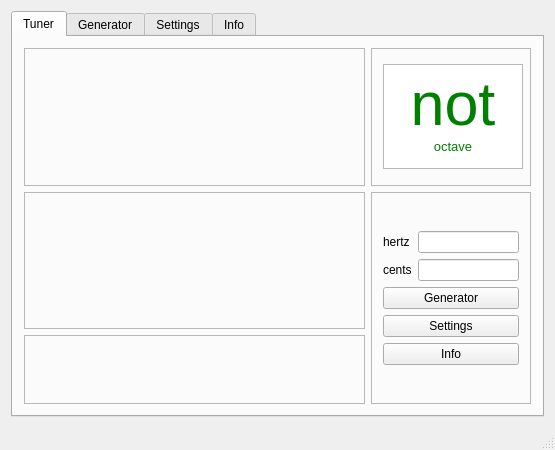
<?xml version="1.0" encoding="UTF-8"?>
<ui version="4.0">
 <class>MainWindow</class>
 <widget class="QMainWindow" name="MainWindow">
  <property name="geometry">
   <rect>
    <x>0</x>
    <y>0</y>
    <width>555</width>
    <height>450</height>
   </rect>
  </property>
  <property name="minimumSize">
   <size>
    <width>0</width>
    <height>450</height>
   </size>
  </property>
  <property name="windowTitle">
   <string>Guitar Tuner</string>
  </property>
  <property name="windowIcon">
   <iconset resource="appres.qrc">
    <normaloff>:/icons/icon.png</normaloff>:/icons/icon.png</iconset>
  </property>
  <widget class="QWidget" name="centralWidget">
   <property name="sizePolicy">
    <sizepolicy hsizetype="Expanding" vsizetype="Expanding">
     <horstretch>0</horstretch>
     <verstretch>0</verstretch>
    </sizepolicy>
   </property>
   <layout class="QGridLayout" name="gridLayout_4">
    <item row="1" column="0">
     <widget class="QTabWidget" name="mainTabContainer">
      <property name="currentIndex">
       <number>0</number>
      </property>
      <widget class="QWidget" name="tunerTab">
       <attribute name="icon">
        <iconset resource="appres.qrc">
         <normaloff>:/icons/tuner.jpg</normaloff>:/icons/tuner.jpg</iconset>
       </attribute>
       <attribute name="title">
        <string>Tuner</string>
       </attribute>
       <layout class="QGridLayout" name="gridLayout_5">
        <item row="0" column="0">
         <layout class="QGridLayout" name="gridLayout">
          <property name="sizeConstraint">
           <enum>QLayout::SetMaximumSize</enum>
          </property>
          <item row="0" column="0" rowspan="2">
           <widget class="QFrame" name="frameSamples">
            <property name="sizePolicy">
             <sizepolicy hsizetype="Expanding" vsizetype="Expanding">
              <horstretch>0</horstretch>
              <verstretch>0</verstretch>
             </sizepolicy>
            </property>
            <property name="minimumSize">
             <size>
              <width>250</width>
              <height>120</height>
             </size>
            </property>
            <property name="toolTip">
             <string>&lt;!DOCTYPE HTML PUBLIC &quot;-//W3C//DTD HTML 4.0//EN&quot; &quot;http://www.w3.org/TR/REC-html40/strict.dtd&quot;&gt;
&lt;html&gt;&lt;head&gt;&lt;meta name=&quot;qrichtext&quot; content=&quot;1&quot; /&gt;&lt;style type=&quot;text/css&quot;&gt;
p, li { white-space: pre-wrap; }
&lt;/style&gt;&lt;/head&gt;&lt;body style=&quot; font-family:'Ubuntu'; font-size:11pt; font-weight:400; font-style:normal;&quot;&gt;
&lt;p style=&quot; margin-top:0px; margin-bottom:0px; margin-left:0px; margin-right:0px; -qt-block-indent:0; text-indent:0px;&quot;&gt;This graph shows &lt;span style=&quot; font-weight:600;&quot;&gt;samples&lt;/span&gt; recorded from input device.&lt;/p&gt;&lt;/body&gt;&lt;/html&gt;</string>
            </property>
            <property name="frameShape">
             <enum>QFrame::StyledPanel</enum>
            </property>
            <property name="frameShadow">
             <enum>QFrame::Raised</enum>
            </property>
            <layout class="QGridLayout" name="gridLayout_9">
             <item row="0" column="0">
              <widget class="QwtPlot" name="samplesPlot"/>
             </item>
            </layout>
           </widget>
          </item>
          <item row="2" column="0" rowspan="2">
           <widget class="QFrame" name="frameFrequency">
            <property name="sizePolicy">
             <sizepolicy hsizetype="Expanding" vsizetype="Expanding">
              <horstretch>0</horstretch>
              <verstretch>0</verstretch>
             </sizepolicy>
            </property>
            <property name="minimumSize">
             <size>
              <width>250</width>
              <height>120</height>
             </size>
            </property>
            <property name="toolTip">
             <string>&lt;!DOCTYPE HTML PUBLIC &quot;-//W3C//DTD HTML 4.0//EN&quot; &quot;http://www.w3.org/TR/REC-html40/strict.dtd&quot;&gt;
&lt;html&gt;&lt;head&gt;&lt;meta name=&quot;qrichtext&quot; content=&quot;1&quot; /&gt;&lt;style type=&quot;text/css&quot;&gt;
p, li { white-space: pre-wrap; }
&lt;/style&gt;&lt;/head&gt;&lt;body style=&quot; font-family:'Ubuntu'; font-size:11pt; font-weight:400; font-style:normal;&quot;&gt;
&lt;p style=&quot; margin-top:0px; margin-bottom:0px; margin-left:0px; margin-right:0px; -qt-block-indent:0; text-indent:0px;&quot;&gt;This graph shows &lt;span style=&quot; font-weight:600;&quot;&gt;frequency &lt;/span&gt;spectr after FFT.&lt;/p&gt;&lt;/body&gt;&lt;/html&gt;</string>
            </property>
            <property name="frameShape">
             <enum>QFrame::StyledPanel</enum>
            </property>
            <property name="frameShadow">
             <enum>QFrame::Raised</enum>
            </property>
            <layout class="QGridLayout" name="gridLayout_6">
             <item row="0" column="0">
              <widget class="QwtPlot" name="frequencyPlot"/>
             </item>
            </layout>
           </widget>
          </item>
          <item row="2" column="1" rowspan="3">
           <widget class="QFrame" name="frameInfo">
            <property name="sizePolicy">
             <sizepolicy hsizetype="Expanding" vsizetype="Expanding">
              <horstretch>0</horstretch>
              <verstretch>0</verstretch>
             </sizepolicy>
            </property>
            <property name="minimumSize">
             <size>
              <width>160</width>
              <height>160</height>
             </size>
            </property>
            <property name="maximumSize">
             <size>
              <width>160</width>
              <height>16777215</height>
             </size>
            </property>
            <property name="frameShape">
             <enum>QFrame::StyledPanel</enum>
            </property>
            <property name="frameShadow">
             <enum>QFrame::Raised</enum>
            </property>
            <layout class="QGridLayout" name="gridLayout_3">
             <item row="0" column="0">
              <layout class="QGridLayout" name="gridLayout_2">
               <property name="sizeConstraint">
                <enum>QLayout::SetDefaultConstraint</enum>
               </property>
               <item row="2" column="0" colspan="2">
                <widget class="QPushButton" name="generatorButton">
                 <property name="toolTip">
                  <string>This button will show the generator pane, where you can generate note with custom frequency.</string>
                 </property>
                 <property name="text">
                  <string>Generator</string>
                 </property>
                 <property name="icon">
                  <iconset resource="appres.qrc">
                   <normaloff>:/icons/generator.png</normaloff>:/icons/generator.png</iconset>
                 </property>
                 <property name="iconSize">
                  <size>
                   <width>16</width>
                   <height>16</height>
                  </size>
                 </property>
                </widget>
               </item>
               <item row="1" column="0">
                <widget class="QLabel" name="labelCents">
                 <property name="text">
                  <string>cents</string>
                 </property>
                </widget>
               </item>
               <item row="0" column="1">
                <widget class="QLineEdit" name="lineEditHertz">
                 <property name="toolTip">
                  <string>Frequency of received signal in hertz.</string>
                 </property>
                </widget>
               </item>
               <item row="3" column="0" colspan="2">
                <widget class="QPushButton" name="settingsButton">
                 <property name="toolTip">
                  <string>Additional settings.</string>
                 </property>
                 <property name="text">
                  <string>Settings</string>
                 </property>
                 <property name="icon">
                  <iconset resource="appres.qrc">
                   <normaloff>:/icons/settings.png</normaloff>:/icons/settings.png</iconset>
                 </property>
                </widget>
               </item>
               <item row="0" column="0">
                <widget class="QLabel" name="labelHertz">
                 <property name="text">
                  <string>hertz</string>
                 </property>
                </widget>
               </item>
               <item row="1" column="1">
                <widget class="QLineEdit" name="lineEditCents">
                 <property name="toolTip">
                  <string>Number of cents. Try to achieve zero value for better sound.</string>
                 </property>
                </widget>
               </item>
               <item row="4" column="0" colspan="2">
                <widget class="QPushButton" name="infoButton">
                 <property name="text">
                  <string>Info</string>
                 </property>
                 <property name="icon">
                  <iconset resource="appres.qrc">
                   <normaloff>:/icons/info.png</normaloff>:/icons/info.png</iconset>
                 </property>
                </widget>
               </item>
              </layout>
             </item>
            </layout>
           </widget>
          </item>
          <item row="0" column="1" rowspan="2">
           <widget class="QFrame" name="frameNote">
            <property name="sizePolicy">
             <sizepolicy hsizetype="Expanding" vsizetype="Preferred">
              <horstretch>0</horstretch>
              <verstretch>0</verstretch>
             </sizepolicy>
            </property>
            <property name="minimumSize">
             <size>
              <width>160</width>
              <height>120</height>
             </size>
            </property>
            <property name="maximumSize">
             <size>
              <width>150</width>
              <height>14545</height>
             </size>
            </property>
            <property name="toolTip">
             <string>&lt;!DOCTYPE HTML PUBLIC &quot;-//W3C//DTD HTML 4.0//EN&quot; &quot;http://www.w3.org/TR/REC-html40/strict.dtd&quot;&gt;
&lt;html&gt;&lt;head&gt;&lt;meta name=&quot;qrichtext&quot; content=&quot;1&quot; /&gt;&lt;style type=&quot;text/css&quot;&gt;
p, li { white-space: pre-wrap; }
&lt;/style&gt;&lt;/head&gt;&lt;body style=&quot; font-family:'Ubuntu'; font-size:11pt; font-weight:400; font-style:normal;&quot;&gt;
&lt;p style=&quot; margin-top:0px; margin-bottom:0px; margin-left:0px; margin-right:0px; -qt-block-indent:0; text-indent:0px;&quot;&gt;This is the current &lt;span style=&quot; font-weight:600;&quot;&gt;note&lt;/span&gt;.&lt;/p&gt;&lt;/body&gt;&lt;/html&gt;</string>
            </property>
            <property name="frameShape">
             <enum>QFrame::StyledPanel</enum>
            </property>
            <property name="frameShadow">
             <enum>QFrame::Raised</enum>
            </property>
            <property name="lineWidth">
             <number>1</number>
            </property>
            <layout class="QGridLayout" name="gridLayout_8">
             <item row="0" column="0">
              <widget class="QTextEdit" name="noteTextEdit">
               <property name="sizePolicy">
                <sizepolicy hsizetype="Expanding" vsizetype="Expanding">
                 <horstretch>0</horstretch>
                 <verstretch>0</verstretch>
                </sizepolicy>
               </property>
               <property name="minimumSize">
                <size>
                 <width>140</width>
                 <height>105</height>
                </size>
               </property>
               <property name="maximumSize">
                <size>
                 <width>16777215</width>
                 <height>105</height>
                </size>
               </property>
               <property name="readOnly">
                <bool>true</bool>
               </property>
               <property name="html">
                <string>&lt;!DOCTYPE HTML PUBLIC &quot;-//W3C//DTD HTML 4.0//EN&quot; &quot;http://www.w3.org/TR/REC-html40/strict.dtd&quot;&gt;
&lt;html&gt;&lt;head&gt;&lt;meta name=&quot;qrichtext&quot; content=&quot;1&quot; /&gt;&lt;style type=&quot;text/css&quot;&gt;
p, li { white-space: pre-wrap; }
&lt;/style&gt;&lt;/head&gt;&lt;body style=&quot; font-family:'Ubuntu'; font-size:11pt; font-weight:400; font-style:normal;&quot;&gt;
&lt;p align=&quot;center&quot; style=&quot; margin-top:0px; margin-bottom:0px; margin-left:0px; margin-right:0px; -qt-block-indent:0; text-indent:0px;&quot;&gt;&lt;span style=&quot; font-size:46pt; color:#008000;&quot;&gt;not&lt;/span&gt;&lt;/p&gt;
&lt;p align=&quot;center&quot; style=&quot; margin-top:0px; margin-bottom:0px; margin-left:0px; margin-right:0px; -qt-block-indent:0; text-indent:0px;&quot;&gt;&lt;span style=&quot; font-size:10pt; color:#008000;&quot;&gt;octave&lt;/span&gt;&lt;/p&gt;&lt;/body&gt;&lt;/html&gt;</string>
               </property>
              </widget>
             </item>
            </layout>
           </widget>
          </item>
          <item row="4" column="0">
           <widget class="QFrame" name="frame">
            <property name="sizePolicy">
             <sizepolicy hsizetype="Preferred" vsizetype="Preferred">
              <horstretch>0</horstretch>
              <verstretch>0</verstretch>
             </sizepolicy>
            </property>
            <property name="minimumSize">
             <size>
              <width>0</width>
              <height>60</height>
             </size>
            </property>
            <property name="frameShape">
             <enum>QFrame::StyledPanel</enum>
            </property>
            <property name="frameShadow">
             <enum>QFrame::Raised</enum>
            </property>
            <layout class="QGridLayout" name="gridLayout_7">
             <item row="0" column="0">
              <widget class="QwtSlider" name="centsSlider">
               <property name="scalePosition">
                <enum>QwtSlider::BottomScale</enum>
               </property>
              </widget>
             </item>
            </layout>
           </widget>
          </item>
         </layout>
        </item>
       </layout>
      </widget>
      <widget class="QWidget" name="generatorTab">
       <attribute name="icon">
        <iconset resource="appres.qrc">
         <normaloff>:/icons/generator.png</normaloff>:/icons/generator.png</iconset>
       </attribute>
       <attribute name="title">
        <string>Generator</string>
       </attribute>
       <layout class="QGridLayout" name="gridLayout_11">
        <item row="1" column="1">
         <layout class="QGridLayout" name="gridLayout_10">
          <property name="bottomMargin">
           <number>0</number>
          </property>
          <item row="0" column="2" rowspan="4">
           <widget class="QFrame" name="generatorFrequentName">
            <property name="minimumSize">
             <size>
              <width>70</width>
              <height>0</height>
             </size>
            </property>
            <property name="maximumSize">
             <size>
              <width>70</width>
              <height>16777215</height>
             </size>
            </property>
            <property name="frameShape">
             <enum>QFrame::StyledPanel</enum>
            </property>
            <property name="frameShadow">
             <enum>QFrame::Raised</enum>
            </property>
            <layout class="QGridLayout" name="gridLayout_14">
             <item row="0" column="0">
              <layout class="QVBoxLayout" name="verticalLayout_2">
               <item>
                <widget class="QLabel" name="label_3">
                 <property name="sizePolicy">
                  <sizepolicy hsizetype="Preferred" vsizetype="Minimum">
                   <horstretch>0</horstretch>
                   <verstretch>0</verstretch>
                  </sizepolicy>
                 </property>
                 <property name="text">
                  <string>Guitar</string>
                 </property>
                </widget>
               </item>
               <item>
                <widget class="QRadioButton" name="eNote">
                 <property name="layoutDirection">
                  <enum>Qt::LeftToRight</enum>
                 </property>
                 <property name="text">
                  <string>E</string>
                 </property>
                </widget>
               </item>
               <item>
                <widget class="QRadioButton" name="HNote">
                 <property name="text">
                  <string>H</string>
                 </property>
                </widget>
               </item>
               <item>
                <widget class="QRadioButton" name="GNote">
                 <property name="text">
                  <string>G</string>
                 </property>
                </widget>
               </item>
               <item>
                <widget class="QRadioButton" name="DNote">
                 <property name="text">
                  <string>D</string>
                 </property>
                </widget>
               </item>
               <item>
                <widget class="QRadioButton" name="ANote">
                 <property name="text">
                  <string>A</string>
                 </property>
                </widget>
               </item>
               <item>
                <widget class="QRadioButton" name="ENote">
                 <property name="text">
                  <string>E</string>
                 </property>
                </widget>
               </item>
               <item>
                <spacer name="verticalSpacer">
                 <property name="orientation">
                  <enum>Qt::Vertical</enum>
                 </property>
                 <property name="sizeHint" stdset="0">
                  <size>
                   <width>20</width>
                   <height>40</height>
                  </size>
                 </property>
                </spacer>
               </item>
              </layout>
             </item>
            </layout>
           </widget>
          </item>
          <item row="0" column="0" rowspan="3" colspan="2">
           <widget class="QFrame" name="generatorTableFrame">
            <property name="sizePolicy">
             <sizepolicy hsizetype="Expanding" vsizetype="Expanding">
              <horstretch>0</horstretch>
              <verstretch>0</verstretch>
             </sizepolicy>
            </property>
            <property name="frameShape">
             <enum>QFrame::StyledPanel</enum>
            </property>
            <property name="frameShadow">
             <enum>QFrame::Raised</enum>
            </property>
            <layout class="QGridLayout" name="gridLayout_12">
             <item row="0" column="0">
              <layout class="QVBoxLayout" name="verticalLayout">
               <item>
                <widget class="QLabel" name="label">
                 <property name="text">
                  <string>Table of notes</string>
                 </property>
                </widget>
               </item>
               <item>
                <widget class="QTableWidget" name="notesTable"/>
               </item>
              </layout>
             </item>
            </layout>
           </widget>
          </item>
          <item row="3" column="0" colspan="2">
           <widget class="QFrame" name="generatorCustomFrame">
            <property name="maximumSize">
             <size>
              <width>16777215</width>
              <height>70</height>
             </size>
            </property>
            <property name="frameShape">
             <enum>QFrame::StyledPanel</enum>
            </property>
            <property name="frameShadow">
             <enum>QFrame::Raised</enum>
            </property>
            <layout class="QGridLayout" name="gridLayout_13">
             <item row="0" column="0">
              <layout class="QHBoxLayout" name="horizontalLayout">
               <item>
                <widget class="QLabel" name="label_2">
                 <property name="text">
                  <string>Custom frequency</string>
                 </property>
                </widget>
               </item>
               <item>
                <widget class="QLineEdit" name="frequencyLineEdit">
                 <property name="minimumSize">
                  <size>
                   <width>50</width>
                   <height>0</height>
                  </size>
                 </property>
                 <property name="maximumSize">
                  <size>
                   <width>50</width>
                   <height>16777215</height>
                  </size>
                 </property>
                </widget>
               </item>
               <item>
                <widget class="QPushButton" name="generateSignalButton">
                 <property name="text">
                  <string>Generate</string>
                 </property>
                </widget>
               </item>
               <item>
                <spacer name="horizontalSpacer">
                 <property name="orientation">
                  <enum>Qt::Horizontal</enum>
                 </property>
                 <property name="sizeHint" stdset="0">
                  <size>
                   <width>40</width>
                   <height>20</height>
                  </size>
                 </property>
                </spacer>
               </item>
              </layout>
             </item>
            </layout>
           </widget>
          </item>
         </layout>
        </item>
       </layout>
      </widget>
      <widget class="QWidget" name="settingsTab">
       <attribute name="icon">
        <iconset resource="appres.qrc">
         <normaloff>:/icons/settings.png</normaloff>:/icons/settings.png</iconset>
       </attribute>
       <attribute name="title">
        <string>Settings</string>
       </attribute>
       <layout class="QGridLayout" name="gridLayout_17">
        <item row="0" column="0">
         <layout class="QVBoxLayout" name="verticalLayout_3">
          <item>
           <widget class="QRadioButton" name="shortRadioButton">
            <property name="text">
             <string>short names</string>
            </property>
            <property name="checked">
             <bool>true</bool>
            </property>
           </widget>
          </item>
          <item>
           <widget class="QRadioButton" name="longRadioButton">
            <property name="text">
             <string>long names</string>
            </property>
           </widget>
          </item>
          <item>
           <widget class="QCheckBox" name="octaveCheckBox">
            <property name="text">
             <string>show octave</string>
            </property>
           </widget>
          </item>
          <item>
           <spacer name="verticalSpacer_2">
            <property name="orientation">
             <enum>Qt::Vertical</enum>
            </property>
            <property name="sizeHint" stdset="0">
             <size>
              <width>20</width>
              <height>40</height>
             </size>
            </property>
           </spacer>
          </item>
         </layout>
        </item>
       </layout>
      </widget>
      <widget class="QWidget" name="infoTab">
       <attribute name="icon">
        <iconset resource="appres.qrc">
         <normaloff>:/icons/info.png</normaloff>:/icons/info.png</iconset>
       </attribute>
       <attribute name="title">
        <string>Info</string>
       </attribute>
       <layout class="QGridLayout" name="gridLayout_16">
        <item row="0" column="0">
         <layout class="QGridLayout" name="gridLayout_15">
          <item row="0" column="0">
           <widget class="QTextBrowser" name="textBrowser">
            <property name="html">
             <string>&lt;!DOCTYPE HTML PUBLIC &quot;-//W3C//DTD HTML 4.0//EN&quot; &quot;http://www.w3.org/TR/REC-html40/strict.dtd&quot;&gt;
&lt;html&gt;&lt;head&gt;&lt;meta name=&quot;qrichtext&quot; content=&quot;1&quot; /&gt;&lt;style type=&quot;text/css&quot;&gt;
p, li { white-space: pre-wrap; }
&lt;/style&gt;&lt;/head&gt;&lt;body style=&quot; font-family:'Ubuntu'; font-size:11pt; font-weight:400; font-style:normal;&quot;&gt;
&lt;p align=&quot;center&quot; style=&quot; margin-top:0px; margin-bottom:0px; margin-left:0px; margin-right:0px; -qt-block-indent:0; text-indent:0px;&quot;&gt;&lt;span style=&quot; font-size:14pt; color:#59bc2a;&quot;&gt;Welcome to &lt;/span&gt;&lt;span style=&quot; font-size:14pt; font-weight:600; color:#59bc2a;&quot;&gt;Guitar Tuner&lt;/span&gt;&lt;span style=&quot; font-size:14pt; color:#59bc2a;&quot;&gt; program.&lt;/span&gt;&lt;/p&gt;
&lt;p style=&quot;-qt-paragraph-type:empty; margin-top:0px; margin-bottom:0px; margin-left:0px; margin-right:0px; -qt-block-indent:0; text-indent:0px; font-size:14pt; color:#59bc2a;&quot;&gt;&lt;br /&gt;&lt;/p&gt;
&lt;p style=&quot; margin-top:0px; margin-bottom:0px; margin-left:0px; margin-right:0px; -qt-block-indent:0; text-indent:0px;&quot;&gt;&lt;span style=&quot; font-size:12pt; color:#59bc2a;&quot;&gt;About.&lt;/span&gt;&lt;/p&gt;
&lt;p style=&quot; margin-top:0px; margin-bottom:0px; margin-left:0px; margin-right:0px; -qt-block-indent:0; text-indent:0px;&quot;&gt;&lt;span style=&quot; font-size:10pt; color:#000000;&quot;&gt;	This program is aimed to make setting of guitar more pleasant and faster.&lt;/span&gt;&lt;/p&gt;
&lt;p style=&quot;-qt-paragraph-type:empty; margin-top:0px; margin-bottom:0px; margin-left:0px; margin-right:0px; -qt-block-indent:0; text-indent:0px; font-size:10pt; color:#000000;&quot;&gt;&lt;br /&gt;&lt;/p&gt;
&lt;p style=&quot; margin-top:0px; margin-bottom:0px; margin-left:0px; margin-right:0px; -qt-block-indent:0; text-indent:0px;&quot;&gt;&lt;span style=&quot; font-size:12pt; color:#59bc2a;&quot;&gt;How to use.&lt;/span&gt;&lt;/p&gt;
&lt;p style=&quot; margin-top:0px; margin-bottom:0px; margin-left:0px; margin-right:0px; -qt-block-indent:0; text-indent:0px;&quot;&gt;&lt;span style=&quot; font-size:10pt; color:#000000;&quot;&gt;	First of all, you can set up your guitar in tuner mode. In this mode you are looking on note pane while. You can see frequency of signal and cents.  The farther you note from displayed in note pane the higher the absolute value of cents. If you want to approach displayed note and cent's value is negative you should tighten string, and if value of cents is positive you should weaken string.&lt;/span&gt;&lt;/p&gt;
&lt;p style=&quot; margin-top:0px; margin-bottom:0px; margin-left:0px; margin-right:0px; -qt-block-indent:0; text-indent:0px;&quot;&gt;&lt;span style=&quot; font-size:10pt; color:#000000;&quot;&gt;	Also you can tune your guitar in generator mode. In this mode you should pick needed note or frequency and tune your guitar aurally. You can pick note from note table, or set needed frequency manually at the bottom of the page, or, if you are tuning 6-string guitar, you can pick string from right pane. If sound from your string is close to generated value the modulation frequency will disappear.&lt;/span&gt;&lt;/p&gt;
&lt;p style=&quot;-qt-paragraph-type:empty; margin-top:0px; margin-bottom:0px; margin-left:0px; margin-right:0px; -qt-block-indent:0; text-indent:0px; font-size:10pt; color:#000000;&quot;&gt;&lt;br /&gt;&lt;/p&gt;
&lt;p style=&quot; margin-top:0px; margin-bottom:0px; margin-left:0px; margin-right:0px; -qt-block-indent:0; text-indent:0px;&quot;&gt;&lt;span style=&quot; font-size:12pt; color:#59bc2a;&quot;&gt;Powered by.&lt;/span&gt;&lt;/p&gt;
&lt;p style=&quot; margin-top:0px; margin-bottom:0px; margin-left:0px; margin-right:0px; -qt-block-indent:0; text-indent:0px;&quot;&gt;&lt;span style=&quot; font-size:10pt; color:#000000;&quot;&gt;	This program uses PortAudio for hiding all driver &lt;/span&gt;&lt;span style=&quot; font-family:'arial,sans-serif'; font-size:13px; color:#000000; background-color:#ffffff;&quot;&gt;peculiar properties. For GUI this program uses QT framework. That's why this programe theoretically could be compiled for Windows, Unix, Mac OS X.&lt;/span&gt;&lt;/p&gt;
&lt;p style=&quot;-qt-paragraph-type:empty; margin-top:0px; margin-bottom:0px; margin-left:0px; margin-right:0px; -qt-block-indent:0; text-indent:0px; font-size:10pt; color:#000000;&quot;&gt;&lt;br /&gt;&lt;/p&gt;
&lt;p style=&quot; margin-top:0px; margin-bottom:0px; margin-left:0px; margin-right:0px; -qt-block-indent:0; text-indent:0px;&quot;&gt;&lt;span style=&quot; font-size:12pt; color:#59bc2a;&quot;&gt;About author.&lt;/span&gt;&lt;/p&gt;
&lt;p style=&quot; margin-top:0px; margin-bottom:0px; margin-left:0px; margin-right:0px; -qt-block-indent:0; text-indent:0px;&quot;&gt;&lt;span style=&quot; font-size:10pt; color:#000000;&quot;&gt;	Mikalai Parafeniuk 3rd year student of BSUIR. This program was designed in terms of course project on &amp;quot;Computer architecture&amp;quot;&lt;/span&gt;&lt;/p&gt;&lt;/body&gt;&lt;/html&gt;</string>
            </property>
           </widget>
          </item>
         </layout>
        </item>
       </layout>
      </widget>
     </widget>
    </item>
   </layout>
  </widget>
  <widget class="QMenuBar" name="menuBar">
   <property name="geometry">
    <rect>
     <x>0</x>
     <y>0</y>
     <width>555</width>
     <height>25</height>
    </rect>
   </property>
  </widget>
  <widget class="QStatusBar" name="statusBar"/>
 </widget>
 <layoutdefault spacing="6" margin="11"/>
 <customwidgets>
  <customwidget>
   <class>QwtPlot</class>
   <extends>QFrame</extends>
   <header>qwt_plot.h</header>
  </customwidget>
  <customwidget>
   <class>QwtSlider</class>
   <extends>QWidget</extends>
   <header>qwt_slider.h</header>
  </customwidget>
 </customwidgets>
 <resources>
  <include location="appres.qrc"/>
 </resources>
 <connections/>
</ui>
